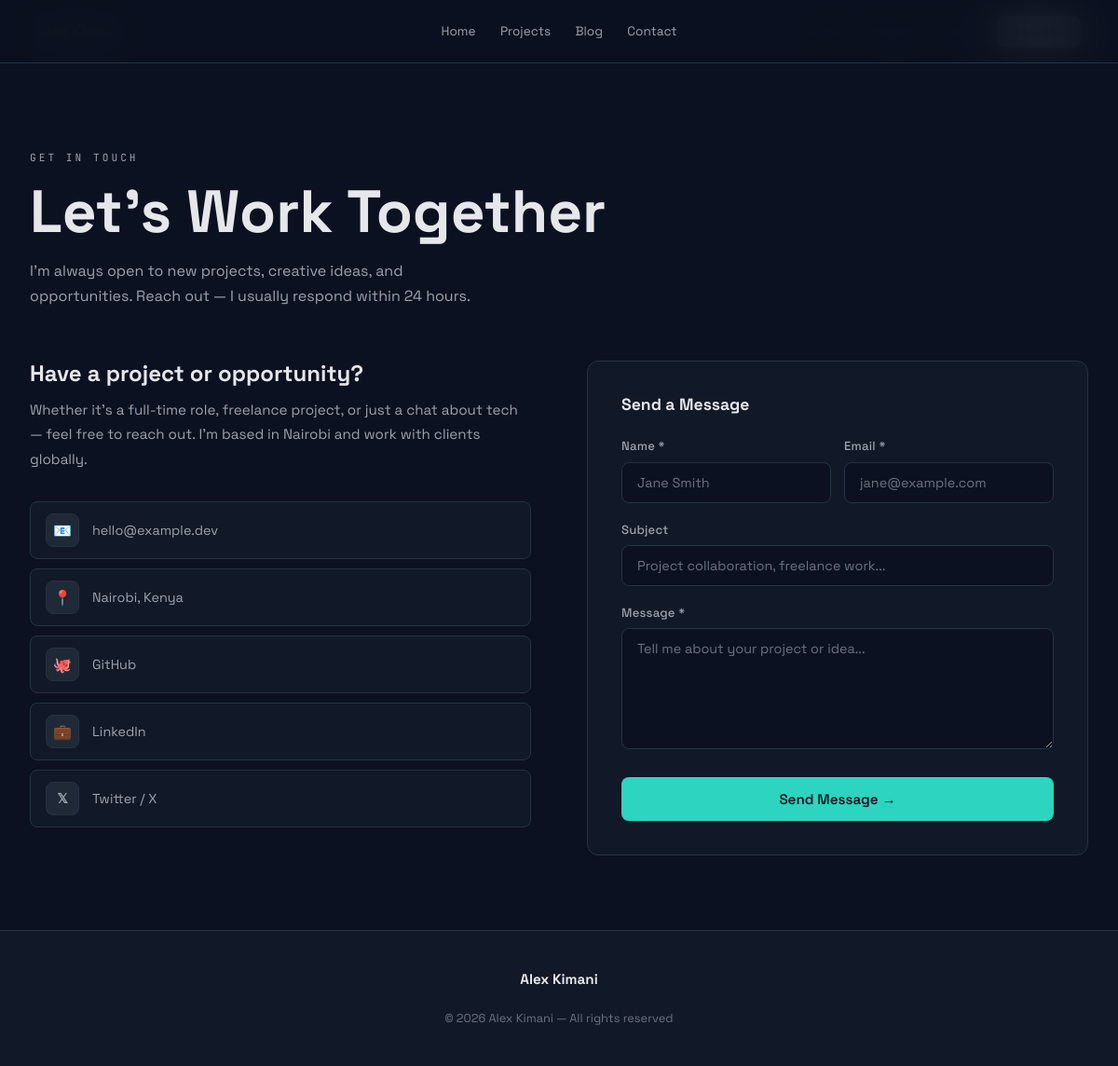
The app's page /contact/, older data.
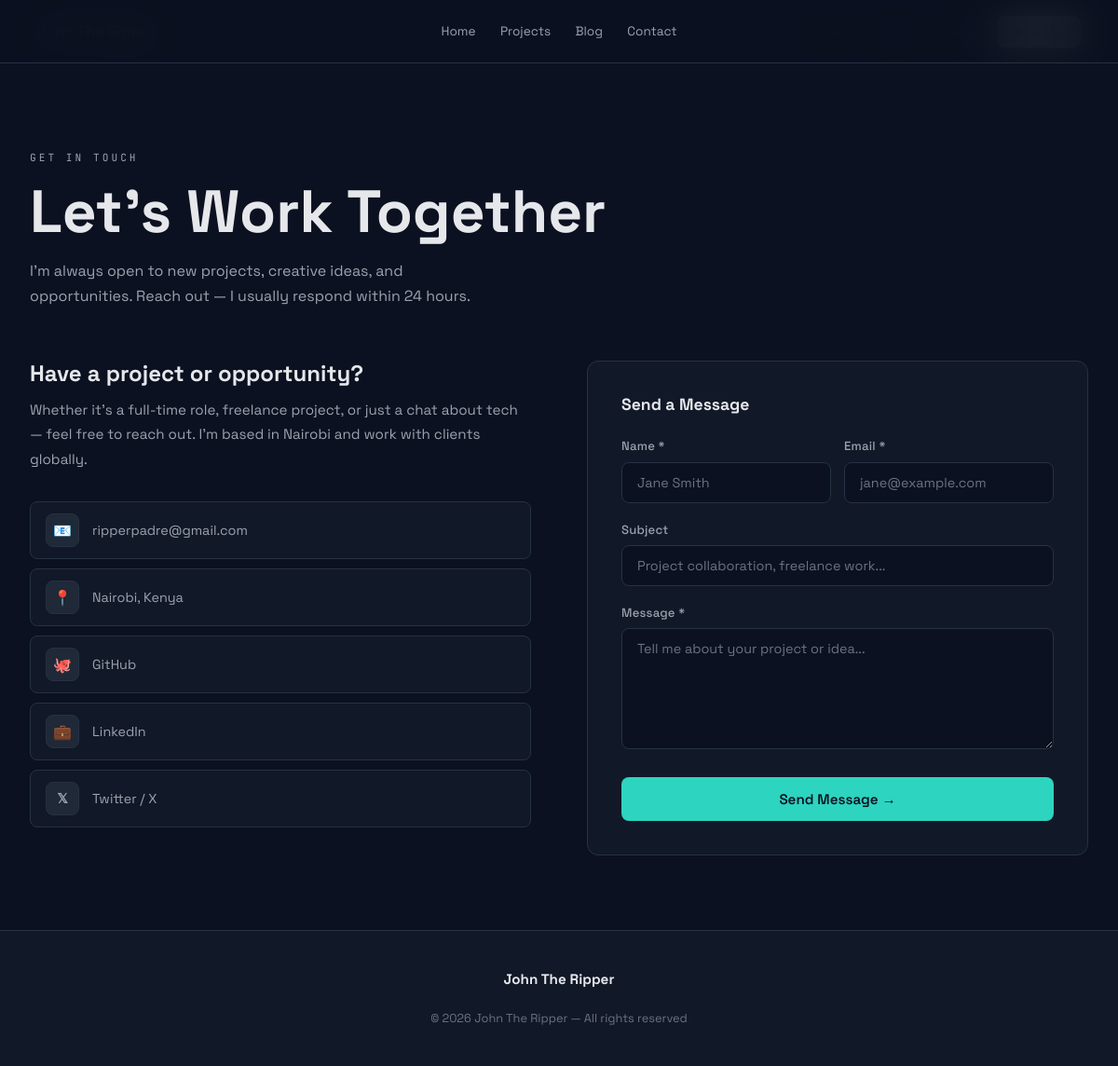
The same page, newer data.
### core/models.py (models this page shows, shortened)
class Profile(models.Model):
    name = models.CharField(max_length=100, default="Your Name")
    tagline = models.CharField(max_length=200, default="Full Stack Developer | Data Scientist")
    bio = models.TextField(default="")
    avatar = models.ImageField(upload_to='profile/', blank=True, null=True)
    resume = models.FileField(upload_to='resume/', blank=True, null=True)
    github = models.URLField(blank=True)
    linkedin = models.URLField(blank=True)
    twitter = models.URLField(blank=True)
    email = models.EmailField(blank=True)
    location = models.CharField(max_length=100, blank=True, default="Nairobi, Kenya")
    years_experience = models.IntegerField(default=0)
    projects_count = models.IntegerField(default=0)
    clients_count = models.IntegerField(default=0)
    class Meta:
        verbose_name = "Profile"

### core/views.py (the view, shortened to what this page needs)
# urls.py: path('contact/', views.contact, name='contact'),
def contact(request):
    return render(request, 'core/contact.html', {'profile': get_profile()})

### core/context_processors.py (called while the page is built)
def site_profile(request):
    profile = Profile.objects.first()
    return {'site_profile': profile}

### core/views.py (called while the page is built)
def get_profile():
    return Profile.objects.first()

### core/templates/core/contact.html (shortened to what this page needs)
{% extends 'core/base.html' %}
{% block content %}
<section class="contact-section">
  <div class="container">
    <div class="contact-header reveal">
      <p class="section-label">Get In Touch</p>
      <h1>Let's Work Together</h1>
      <p>I'm always open to new projects, creative ideas, and opportunities. Reach out — I usually respond within 24 hours.</p>
    </div>
    <div class="contact-grid">
      <div class="contact-info reveal">
        <h2>Have a project or opportunity?</h2>
        <p>Whether it's a full-time role, freelance project, or just a chat about tech — feel free to reach out. I'm based in Nairobi and work with clients globally.</p>
        <div class="contact-links">
          {% if profile.email %}
          <a href="mailto:{{ profile.email }}" class="contact-link">
            <span class="contact-link-icon">📧</span>
            <span class="contact-link-text">{{ profile.email }}</span>
          </a>
          {% endif %}
          {% if profile.location %}
          <div class="contact-link" style="cursor:default">
            <span class="contact-link-icon">📍</span>
            <span class="contact-link-text">{{ profile.location }}</span>
          </div>
          {% endif %}
          {% if profile.github %}
          <a href="{{ profile.github }}" class="contact-link" target="_blank" rel="noopener">
            <span class="contact-link-icon">🐙</span>
            <span class="contact-link-text">GitHub</span>
          </a>
          {% endif %}
          {% if profile.linkedin %}
          <a href="{{ profile.linkedin }}" class="contact-link" target="_blank" rel="noopener">
            <span class="contact-link-icon">💼</span>
            <span class="contact-link-text">LinkedIn</span>
          </a>
          {% endif %}
          {% if profile.twitter %}
          <a href="{{ profile.twitter }}" class="contact-link" target="_blank" rel="noopener">
            <span class="contact-link-icon" style="font-family:serif;font-weight:700;font-size:0.9rem">𝕏</span>
            <span class="contact-link-text">Twitter / X</span>
          </a>
          {% endif %}
        </div>
      </div>
      <div class="reveal">
        <div class="contact-form-card">
          <h3>Send a Message</h3>
          <form method="POST" action="/contact/">
            <div class="form-row">
              <div class="form-group">
                <label class="form-label" for="name">Name *</label>
                <input type="text" id="name" name="name" class="form-input" placeholder="Jane Smith" required autocomplete="name">
              </div>
              <div class="form-group">
                <label class="form-label" for="email">Email *</label>
                <input type="email" id="email" name="email" class="form-input" placeholder="jane@example.com" required autocomplete="email">
              </div>
            </div>
            <div class="form-group">
              <label class="form-label" for="subject">Subject</label>
              <input type="text" id="subject" name="subject" class="form-input" placeholder="Project collaboration, freelance work...">
            </div>
            <div class="form-group">
              <label class="form-label" for="message">Message *</label>
              <textarea id="message" name="message" class="form-input" placeholder="Tell me about your project or idea..." required></textarea>
            </div>
            <button type="submit" class="btn btn-primary form-submit">Send Message →</button>
          </form>
        </div>
      </div>
    </div>
  </div>
</section>
{% endblock %}

### core/templates/core/base.html (shortened to what this page needs)
<!DOCTYPE html>
<html lang="en">
<head>
  {% load static %}
</head>
<body>
  <nav id="mainNav">
    <a href="/" class="nav-logo">{{ site_profile.name|default:"Alex Kimani" }}</a>
    <div class="nav-right">
      <ul class="nav-links" id="navLinks">
        <li><a href="/" {% if request.resolver_match.url_name == 'home' %}class="active"{% endif %}>Home</a></li>
        <li><a href="/projects/" {% if request.resolver_match.url_name == 'projects' or request.resolver_match.url_name == 'project_detail' %}class="active"{% endif %}>Projects</a></li>
        <li><a href="/blog/" {% if request.resolver_match.url_name == 'blog' or request.resolver_match.url_name == 'blog_detail' %}class="active"{% endif %}>Blog</a></li>
        <li><a href="/contact/" class="nav-cta" {% if request.resolver_match.url_name == 'contact' %}style="background:#fff!important"{% endif %}>Hire Me</a></li>
      </ul>
    </div>
  </nav>
  <main>{% block content %}{% endblock %}</main>
  <footer>
    <div class="container">
      <div class="footer-inner">
        <a href="/" class="nav-logo" style="font-size:0.95rem;font-family:var(--font-display);letter-spacing:0">{{ site_profile.name|default:"Alex Kimani" }}</a>
        <nav class="footer-links" aria-label="Footer navigation">
          <a href="/">Home</a>
          <a href="/projects/">Projects</a>
          <a href="/blog/">Blog</a>
          <a href="/contact/">Contact</a>
        </nav>
        <p>© {% now "Y" %} {{ site_profile.name|default:"Alex Kimani" }} — All rights reserved</p>
      </div>
    </div>
  </footer>
</body>
</html>

### core/templates/core/base.html (style rules this page uses)
*, *::before, *::after { box-sizing: border-box; margin: 0; padding: 0; }
:root { --bg: #0B1120; --surface: #111827; --surface2: #1F2937; --border: #263244; --accent: #2DD4BF; --accent2: #3B82F6; --accent3: #14B8A6; --text: #E5E7EB; --text-muted: #9CA3AF; --text-dim: #6B7280; --font-display: 'Space Grotesk', sans-serif; --font-mono: 'JetBrains Mono', monospace; --radius: 12px; --radius-sm: 8px; --transition: 0.25s cubic-bezier(0.4,0,0.2,1); --nav-h: 68px; }
html { scroll-behavior: smooth; }
body { font-family: var(--font-display); background: var(--bg); color: var(--text); line-height: 1.6; overflow-x: hidden; }
nav { position: fixed; top: 0; left: 0; right: 0; z-index: 1000; display: flex; align-items: center; justify-content: space-between; padding: 0 clamp(1rem, 4vw, 2.5rem); height: var(--nav-h); background: rgba(11, 17, 32, 0.92); backdrop-filter: blur(20px); -webkit-backdrop-filter: blur(20px); border-bottom: 1px solid var(--border); transition: box-shadow var(--transition); }
.nav-logo { font-family: var(--font-display); font-size: 1.05rem; font-weight: 700; color: var(--text); text-decoration: none; letter-spacing: -0.3px; flex-shrink: 0; }
.nav-right { display: flex; align-items: center; gap: 0.5rem; }
.nav-links { display: flex; gap: 0.25rem; list-style: none; align-items: center; }
.nav-links a { color: var(--text-muted); text-decoration: none; font-size: 0.875rem; font-weight: 500; padding: 0.5rem 0.75rem; border-radius: var(--radius-sm); transition: all var(--transition); position: relative; white-space: nowrap; }
.nav-cta { padding: 0.5rem 1.25rem !important; background: var(--accent) !important; color: var(--bg) !important; border-radius: var(--radius-sm) !important; font-weight: 600 !important; margin-left: 0.5rem; }
main { padding-top: var(--nav-h); }
section { padding: clamp(3rem, 8vw, 5rem) 0; }
.container { max-width: 1200px; margin: 0 auto; padding: 0 clamp(1rem, 4vw, 2rem); }
.section-label { font-family: var(--font-mono); font-size: 0.7rem; color: var(--accent); text-transform: uppercase; letter-spacing: 3px; margin-bottom: 0.75rem; }
h1, h2, h3 { font-weight: 700; line-height: 1.15; }
h1 { font-size: clamp(2.2rem, 5.5vw, 4rem); }
h2 { font-size: clamp(1.6rem, 3.5vw, 2.5rem); }
h3 { font-size: clamp(1rem, 2vw, 1.2rem); }
.btn { display: inline-flex; align-items: center; justify-content: center; gap: 0.4rem; padding: 0.7rem 1.5rem; border-radius: var(--radius-sm); font-weight: 600; font-size: 0.875rem; text-decoration: none; cursor: pointer; transition: all var(--transition); border: none; font-family: var(--font-display); white-space: nowrap; }
.btn-primary { background: var(--accent); color: var(--bg); }
footer { background: var(--surface); border-top: 1px solid var(--border); padding: clamp(1.5rem, 4vw, 2.5rem) 0; }
.footer-inner { display: flex; flex-direction: column; align-items: center; gap: 1.25rem; text-align: center; }
.footer-links { display: flex; gap: 0.25rem; justify-content: center; flex-wrap: wrap; }
.footer-links a { color: var(--text-muted); text-decoration: none; font-size: 0.85rem; padding: 0.35rem 0.7rem; border-radius: var(--radius-sm); transition: color var(--transition); }
footer p { color: var(--text-dim); font-size: 0.8rem; }
.reveal { opacity: 0; transform: translateY(24px); transition: opacity 0.6s ease, transform 0.6s ease; }
.reveal.visible { opacity: 1; transform: translateY(0); }

Row changes from the older to the newer data that the page shows:
changed Profile "Nairobi, Kenya": email "hello@example.dev" → "ripperpadre@gmail.com"; name "Alex Kimani" → "John The Ripper"
